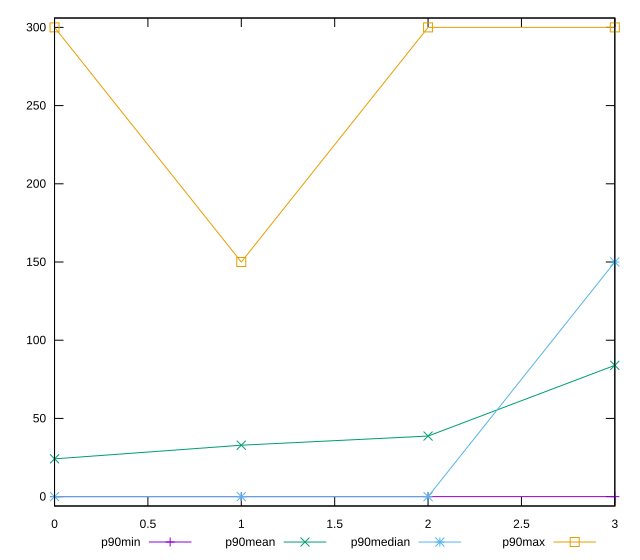

Generate this figure with gnuplot:
reset

$p90Min <<EOF
0 0
1 0
2 0
3 0
EOF

$p90Mean <<EOF
0 24.148936170212767
1 32.87234042553192
2 38.723404255319146
3 83.93617021276596
EOF

$p90Median <<EOF
0 0
1 0
2 0
3 150
EOF

$p90Max <<EOF
0 300
1 150
2 300
3 300
EOF

set key outside below
set xrange [0:3]
set yrange [-6:306]
set trange [-6:306]
set terminal svg size 640, 560 enhanced background rgb 'white'
set output "reports/report_00028_2021-02-24T12-49-42.674Z/unminified-javascript/progression/value.svg"

plot $p90Min title "p90min" with linespoints, \
     $p90Mean title "p90mean" with linespoints, \
     $p90Median title "p90median" with linespoints, \
     $p90Max title "p90max" with linespoints

reset
